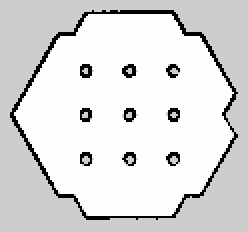
#> input picture src/aspi_bot/maps/world.pgm, 124 x 116 px, found by its file name (shown 2 times larger); its folder holds 2 pictures in this run
$ python plot_plans.py
#> lines starting #> are read from the running program, lines starting #| are printed output that depends on the picture
### src/aspi_bot/aspi_bot/planning.py
import heapq
import math
from collections import deque

import numpy as np


def occupancy_to_free(data, width, height, occupied_threshold=50):
    if width * height == 0:
        return np.zeros((height, width), dtype=bool)
    grid = np.asarray(data, dtype=np.int16).reshape(height, width)
    return (grid >= 0) & (grid < occupied_threshold)


def world_to_cell(x, y, origin_x, origin_y, resolution):
    col = int(math.floor((x - origin_x) / resolution))
    row = int(math.floor((y - origin_y) / resolution))
    return row, col


def cell_to_world(row, col, origin_x, origin_y, resolution):
    x = origin_x + (col + 0.5) * resolution
    y = origin_y + (row + 0.5) * resolution
    return x, y


def in_bounds(grid, row, col):
    height, width = grid.shape
    return 0 <= row < height and 0 <= col < width


def disk_offsets(radius_cells):
    r = int(math.floor(radius_cells))
    offsets = [(dr, dc)
               for dr in range(-r, r + 1)
               for dc in range(-r, r + 1)
               if dr * dr + dc * dc <= radius_cells * radius_cells]
    return np.array(offsets, dtype=int).reshape(-1, 2)


def erode(free, radius_cells):
    r = int(math.floor(radius_cells))
    height, width = free.shape
    padded = np.zeros((height + 2 * r, width + 2 * r), dtype=bool)
    padded[r:r + height, r:r + width] = free
    result = free.copy()
    for dr, dc in disk_offsets(radius_cells):
        result &= padded[r + dr:r + dr + height, r + dc:r + dc + width]
    return result


def nearest_true_cell(mask, row, col):
    cells = np.argwhere(mask)
    if len(cells) == 0:
        return None
    dist2 = (cells[:, 0] - row) ** 2 + (cells[:, 1] - col) ** 2
    best = cells[int(np.argmin(dist2))]
    return int(best[0]), int(best[1])


def connected_component(mask, start_cell):
    component = np.zeros_like(mask, dtype=bool)
    row0, col0 = start_cell
    if not in_bounds(mask, row0, col0) or not mask[row0, col0]:
        return component
    component[row0, col0] = True
    queue = deque([start_cell])
    while queue:
        row, col = queue.popleft()
        for nr, nc in ((row + 1, col), (row - 1, col), (row, col + 1), (row, col - 1)):
            if in_bounds(mask, nr, nc) and mask[nr, nc] and not component[nr, nc]:
                component[nr, nc] = True
                queue.append((nr, nc))
    return component


def erosion_radius_cells(resolution, robot_radius=0.105, safety_margin=0.05):
    return int(math.ceil((robot_radius + safety_margin) / resolution - 1e-9))


def reachable_mask(free, start_cell, resolution, robot_radius=0.105, safety_margin=0.05):
    eroded = erode(free, erosion_radius_cells(resolution, robot_radius, safety_margin))
    row, col = start_cell
    if not (in_bounds(eroded, row, col) and eroded[row, col]):
        nearest = nearest_true_cell(eroded, row, col)
        if nearest is None:
            return np.zeros_like(free, dtype=bool)
        row, col = nearest
    return connected_component(eroded, (row, col))


# [35 lines left out: functions restrict_to_rect, mark_covered, coverage_percent, not called in this run]


def row_segments(line):
    padded = np.concatenate(([False], line, [False])).astype(np.int8)
    changes = np.diff(padded)
    starts = np.flatnonzero(changes == 1)
    ends = np.flatnonzero(changes == -1) - 1
    return list(zip(starts.tolist(), ends.tolist()))


def sweep_rows(reachable, spacing_cells):
    rows_with_cells = np.flatnonzero(reachable.any(axis=1))
    if len(rows_with_cells) == 0:
        return []
    row_min, row_max = int(rows_with_cells[0]), int(rows_with_cells[-1])
    half = spacing_cells // 2
    inner = (row_max - half) - (row_min + half)
    if inner <= 0:
        return [(row_min + row_max) // 2]
    n_gaps = math.ceil(inner / spacing_cells)
    extra = n_gaps * spacing_cells - inner
    first = row_min + half - extra // 2
    return [first + k * spacing_cells for k in range(n_gaps + 1)]


def segment_waypoints(row, segment, left_to_right, origin_x, origin_y, resolution):
    col_start, col_end = segment
    yaw = 0.0 if left_to_right else math.pi
    cols = [col_start, col_end] if left_to_right else [col_end, col_start]
    if col_start == col_end:
        cols = [col_start]
    waypoints = []
    for col in cols:
        x, y = cell_to_world(row, col, origin_x, origin_y, resolution)
        waypoints.append((x, y, yaw))
    return waypoints


def boustrophedon_waypoints(reachable, origin_x, origin_y, resolution, sweep_spacing=0.18):
    spacing_cells = max(1, int(round(sweep_spacing / resolution)))
    waypoints = []
    left_to_right = True
    for row in sweep_rows(reachable, spacing_cells):
        segments = row_segments(reachable[row])
        if not segments:
            continue
        if not left_to_right:
            segments = segments[::-1]
        for segment in segments:
            waypoints += segment_waypoints(row, segment, left_to_right,
                                           origin_x, origin_y, resolution)
        left_to_right = not left_to_right
    return waypoints


# [144 lines left out: functions line_of_sight, _grid_crossings, shortest_path_cells, _neighbors8, simplify_path, split_long_legs and 4 more, not called in this run]

### scripts/plot_plans.py
import os
import sys

import matplotlib
matplotlib.use('Agg')
import matplotlib.pyplot as plt
import numpy as np
import yaml
from PIL import Image

WS = os.path.expanduser('~/ros2_ws')
sys.path.insert(0, os.path.join(WS, 'src', 'aspi_bot'))
from aspi_bot import planning

MAPS = os.path.join(WS, 'src', 'aspi_bot', 'maps')
OUT = os.path.join(WS, 'results', 'figures')


def load_map(yaml_name):
#> called with yaml_name = 'world.yaml'
    with open(os.path.join(MAPS, yaml_name)) as f:
        meta = yaml.safe_load(f)
    pix = np.asarray(Image.open(os.path.join(MAPS, meta['image'])).convert('L'), dtype=float)
    p = (255.0 - pix) / 255.0
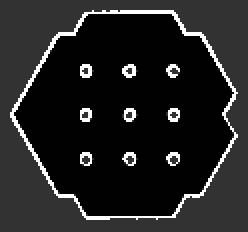
#> p: shape (116, 124) float64 (shown 2 times larger); min 0.00392, max 1, mean 0.139
    data = np.full(pix.shape, -1, dtype=np.int16)
    data[p > meta['occupied_thresh']] = 100
    data[p < meta['free_thresh']] = 0
    data = np.flipud(data)
    h, w = data.shape
    return data.ravel(), w, h, meta


def plan(yaml_name, start, out_name):
    data, w, h, meta = load_map(yaml_name)
    res, (ox, oy) = meta['resolution'], meta['origin'][:2]
    free = planning.occupancy_to_free(data, w, h)
    start_cell = planning.world_to_cell(start[0], start[1], ox, oy, res)
    reachable = planning.reachable_mask(free, start_cell, res)
    wps = planning.boustrophedon_waypoints(reachable, ox, oy, res)
    xs = [wp[0] for wp in wps]
    ys = [wp[1] for wp in wps]

    grid = np.asarray(data).reshape(h, w)
    img = np.ones((h, w, 3)) * 0.82
    img[grid == 0] = (0.97, 0.96, 0.93)
    img[grid >= 50] = (0.15, 0.17, 0.22)
    img[reachable] = (0.93, 0.90, 0.84)
    extent = (ox, ox + w * res, oy, oy + h * res)

    fig, ax = plt.subplots(figsize=(10, 10))
    ax.imshow(img, origin='lower', extent=extent, interpolation='nearest')
    ax.plot(xs, ys, color='#1F5F99', linewidth=2.2)
    ax.plot(start[0], start[1], marker='o', markersize=14, color='#B04A06')
    rows, cols = np.nonzero(reachable)
    ax.set_xlim(ox + cols.min() * res - 0.5, ox + (cols.max() + 1) * res + 0.5)
    ax.set_ylim(oy + rows.min() * res - 0.5, oy + (rows.max() + 1) * res + 0.5)
    xb = ox + cols.min() * res - 0.3
    yb = oy + rows.min() * res - 0.35
    ax.plot([xb, xb + 1.0], [yb, yb], color='black', linewidth=4)
    ax.text(xb + 0.5, yb + 0.06, '1 m', ha='center', fontsize=20)
    ax.set_xticks([])
    ax.set_yticks([])
    for s in ax.spines.values():
        s.set_visible(False)
    fig.tight_layout()
    fig.savefig(os.path.join(OUT, out_name), dpi=100)
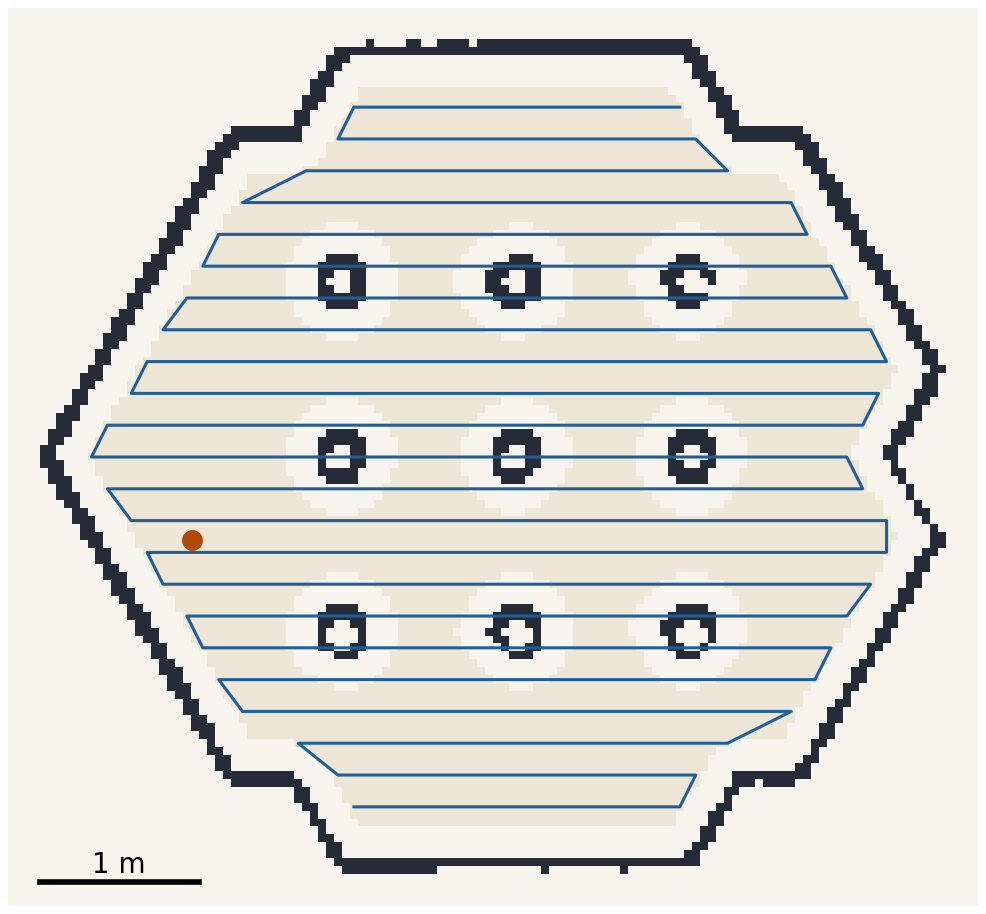
#> figure drawn by matplotlib, 1 panel
    print(out_name, f'{int(reachable.sum())} cellules atteignables, {len(wps)} waypoints')


if __name__ == '__main__':
    os.makedirs(OUT, exist_ok=True)
    plan('world.yaml', (0.0, 0.0), 'plan_simulation.png')
    plan('zone_reelle.yaml', (0.0, 0.0), 'plan_reel.png')
#> call 2 of plan, with yaml_name = 'zone_reelle.yaml', start = (0, 0), out_name = 'plan_reel.png'
#> call 2 of load_map, with yaml_name = 'zone_reelle.yaml'
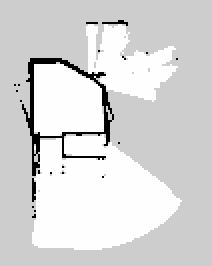
#> input picture src/aspi_bot/maps/zone_reelle.pgm, 106 x 133 px, found by its file name (shown 2 times larger)
#> in load_map (call 2), `p = (255.0 - pix) / 255.0`:
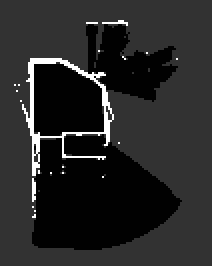
#> p: shape (133, 106) float64 (shown 2 times larger); min 0.00392, max 1, mean 0.154
#> in plan (call 2), `fig.savefig(os.path.join(OUT, out_name), dpi=100)`:
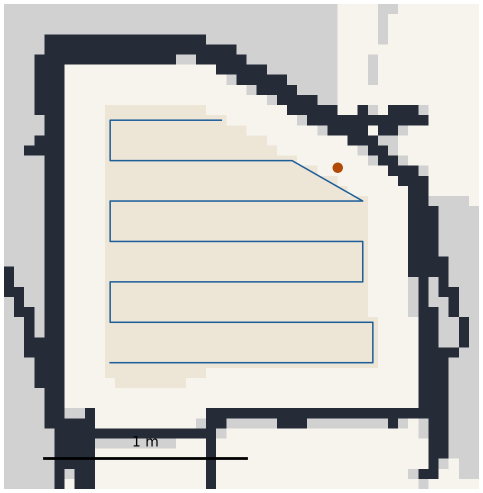
#> figure drawn by matplotlib, 1 panel
